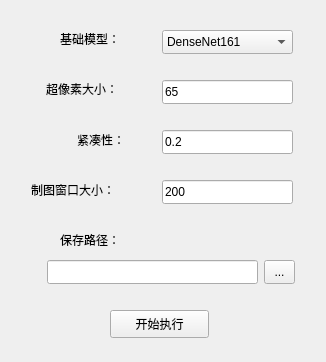
<?xml version="1.0" encoding="UTF-8"?>
<ui version="4.0">
 <class>ClassWindow</class>
 <widget class="QMainWindow" name="ClassWindow">
  <property name="geometry">
   <rect>
    <x>0</x>
    <y>0</y>
    <width>326</width>
    <height>362</height>
   </rect>
  </property>
  <property name="windowTitle">
   <string>地貌识别</string>
  </property>
  <widget class="QWidget" name="centralwidget">
   <widget class="QPushButton" name="processButton">
    <property name="geometry">
     <rect>
      <x>110</x>
      <y>310</y>
      <width>99</width>
      <height>28</height>
     </rect>
    </property>
    <property name="text">
     <string>开始执行</string>
    </property>
   </widget>
   <widget class="QLabel" name="label2">
    <property name="geometry">
     <rect>
      <x>46</x>
      <y>80</y>
      <width>91</width>
      <height>18</height>
     </rect>
    </property>
    <property name="text">
     <string>超像素大小：</string>
    </property>
   </widget>
   <widget class="QLabel" name="label3">
    <property name="geometry">
     <rect>
      <x>77</x>
      <y>130</y>
      <width>71</width>
      <height>20</height>
     </rect>
    </property>
    <property name="text">
     <string>紧凑性：</string>
    </property>
   </widget>
   <widget class="QLabel" name="label4">
    <property name="geometry">
     <rect>
      <x>31</x>
      <y>180</y>
      <width>101</width>
      <height>20</height>
     </rect>
    </property>
    <property name="text">
     <string>制图窗口大小：</string>
    </property>
   </widget>
   <widget class="QLabel" name="label5">
    <property name="geometry">
     <rect>
      <x>60</x>
      <y>230</y>
      <width>71</width>
      <height>20</height>
     </rect>
    </property>
    <property name="text">
     <string>保存路径：</string>
    </property>
   </widget>
   <widget class="QLineEdit" name="p_sp">
    <property name="geometry">
     <rect>
      <x>47</x>
      <y>260</y>
      <width>211</width>
      <height>24</height>
     </rect>
    </property>
   </widget>
   <widget class="QToolButton" name="saveButton">
    <property name="geometry">
     <rect>
      <x>264</x>
      <y>260</y>
      <width>31</width>
      <height>24</height>
     </rect>
    </property>
    <property name="text">
     <string>...</string>
    </property>
   </widget>
   <widget class="QLineEdit" name="p_super">
    <property name="geometry">
     <rect>
      <x>162</x>
      <y>80</y>
      <width>131</width>
      <height>24</height>
     </rect>
    </property>
    <property name="text">
     <string>65</string>
    </property>
   </widget>
   <widget class="QLineEdit" name="p_m">
    <property name="geometry">
     <rect>
      <x>162</x>
      <y>130</y>
      <width>131</width>
      <height>24</height>
     </rect>
    </property>
    <property name="text">
     <string>0.2</string>
    </property>
   </widget>
   <widget class="QLineEdit" name="p_winsize">
    <property name="geometry">
     <rect>
      <x>162</x>
      <y>180</y>
      <width>131</width>
      <height>24</height>
     </rect>
    </property>
    <property name="text">
     <string>200</string>
    </property>
   </widget>
   <widget class="QLabel" name="label2_2">
    <property name="geometry">
     <rect>
      <x>60</x>
      <y>30</y>
      <width>71</width>
      <height>18</height>
     </rect>
    </property>
    <property name="text">
     <string>基础模型：</string>
    </property>
   </widget>
   <widget class="QComboBox" name="p_netcls">
    <property name="geometry">
     <rect>
      <x>162</x>
      <y>30</y>
      <width>131</width>
      <height>24</height>
     </rect>
    </property>
    <item>
     <property name="text">
      <string>DenseNet161</string>
     </property>
    </item>
    <item>
     <property name="text">
      <string>EfficientNet-V2</string>
     </property>
    </item>
    <item>
     <property name="text">
      <string>Inception-V3</string>
     </property>
    </item>
    <item>
     <property name="text">
      <string>ConvNeXt-V2-T</string>
     </property>
    </item>
    <item>
     <property name="text">
      <string>MarsMapFormer</string>
     </property>
    </item>
    <item>
     <property name="text">
      <string>MViTv2-T</string>
     </property>
    </item>
    <item>
     <property name="text">
      <string>PoolFormer-S36</string>
     </property>
    </item>
    <item>
     <property name="text">
      <string>ResNet50</string>
     </property>
    </item>
    <item>
     <property name="text">
      <string>Swin-T</string>
     </property>
    </item>
    <item>
     <property name="text">
      <string>ViT-L</string>
     </property>
    </item>
   </widget>
  </widget>
 </widget>
 <resources/>
 <connections/>
</ui>
